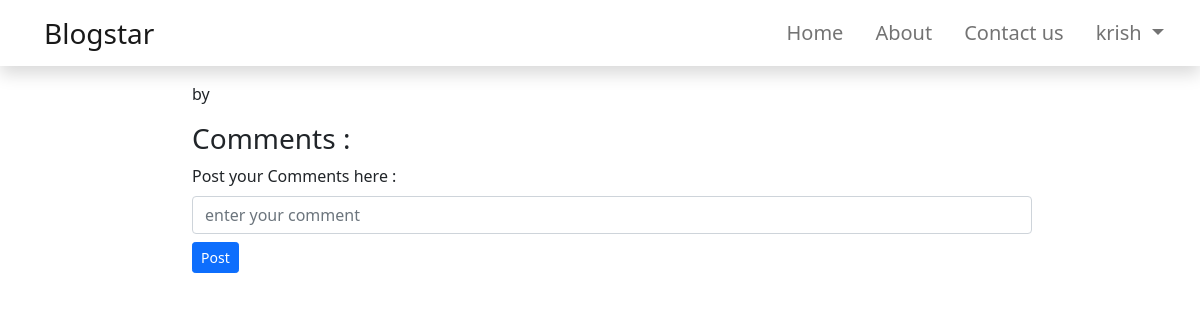
Page /bloghome/krishna/4 (signed in) on the earlier database version.
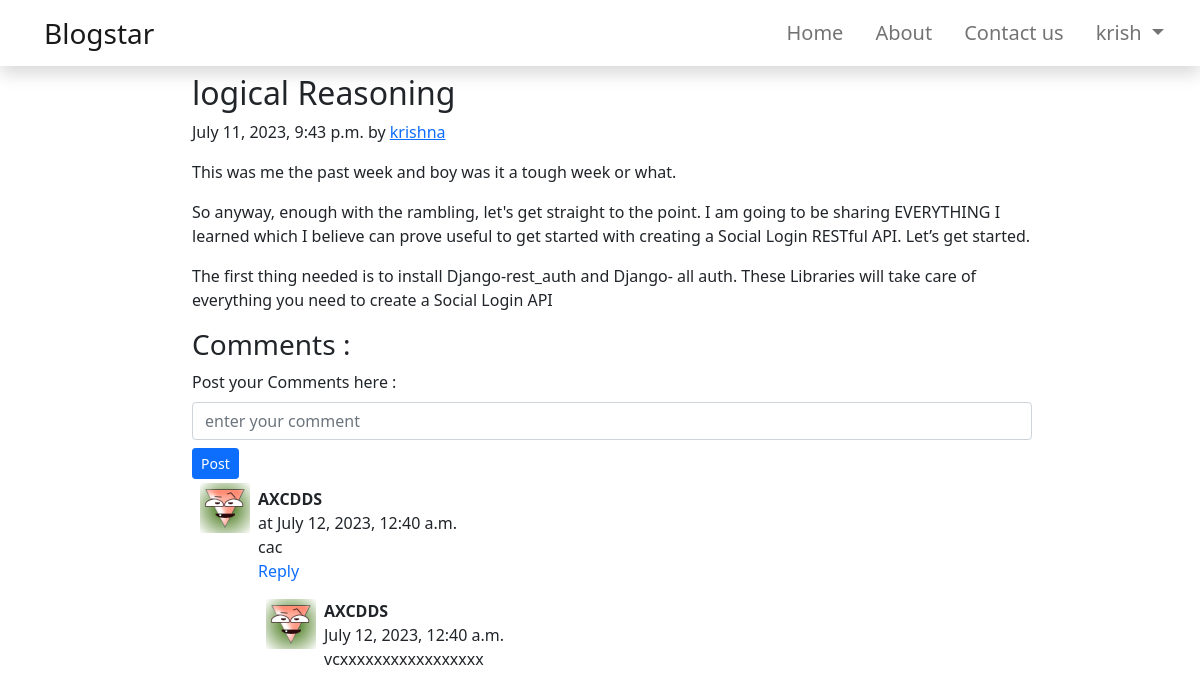
Same page on the later database version.
### blog/models.py (models this page shows, shortened)
class Blog(models.Model):
    TAGS_CHOICES = (
        ('Film & Animation', 'Film & Animation'),
        ('Autos & Vehicles','Autos & Vehicles'),
        ('Music','Music'),
        ('Pets & Animals','Pets & Animals'),
        ('Sports','Sports'),
        ('Travel & Events','Travel & Events'),
        ('Gaming','Gaming'),
        ('People & Blogs','People & Blogs'),
        ('Comedy','Comedy'),
        ('Entertainment','Entertainment'),
        ('News & Politics','News & Politics'),
        ('Howto & Style','Howto & Style'),
        ('Education','Education'),
        ('Science & Technology','Science & Technology'),
        ('Nonprofits & Activism','Nonprofits & Activism')
    )
    sno = models.AutoField(primary_key=True)
    user = models.CharField(max_length=50, blank=True)
    Title = models.CharField(max_length=50)
    content = RichTextField(blank=True, null=True)
    Time = models.DateTimeField(default=datetime.now)
    Tag = models.CharField(max_length=50, choices=TAGS_CHOICES, default='Web_Development')

class Comment(models.Model):
    Commentpost = models.ForeignKey(Blog, on_delete=models.CASCADE)
    comment =  models.TextField()
    Timestamp = models.DateTimeField(default=now)
    parent = models.ForeignKey('self',on_delete=models.CASCADE,null=True,blank=True,related_name='+')
    author = models.ForeignKey(User, on_delete=models.CASCADE)
    class Meta:
        ordering = ['-Timestamp']
    def __str__(self):
        return str(self.author) + ' comment ' + str(self.comment)

### blog/views.py (the view)
# urls.py: path('<str:user>/<int:pid>',views.blogPost,name='blogPost'),
@login_required
def blogPost(request, user, pid):
    post = Blog.objects.filter(user=user, sno=pid).first()
    comment = Comment.objects.filter(Commentpost=post, parent=None)
    replies = Comment.objects.filter(Commentpost=post).exclude(parent=None) #here we got whole replies whose parent
    replyDict = {}
    for rep in replies:
        if rep.parent.pk not in replyDict.keys():
            replyDict[rep.parent.pk] = [rep]
        else:
            replyDict[rep.parent.pk].append(rep)
    print(replyDict)
    context1 = {'post':post, 'comments':comment, 'replyDict':replyDict}
    return render(request, 'blogPost.html',context1)

### blog/templatetags/extras.py (called while the page is built)
@register.filter(name='get_val')
def get_val(dict, key):
    return dict.get(key)

### blog/templates/blogPost.html (shortened to what this page needs)
{% extends 'base.html' %}
{% load static %}
{% load extras %}
{% block body %}
<div class="head my-2">
    <article class="blog-post" style="user-select: auto;">
        <h2 class="blog-post-title" style="user-select: auto;">{{post.Title}}</h2>
        <p class="blog-post-meta" style="user-select: auto;">{{post.Time}} by <a href="{% url 'profile' user=post.user %}"
                style="user-select: auto;">{{post.user}}</a></p>
        <p style="user-select: auto;">{{post.content|safe}}</p>
    </article>
    <h3>
        Comments :
    </h3>
    <form action="{% url 'postcomments' %}" method="post">
        <div class="mb-2">
            <label for="exampleInputEmail1" class="form-label">Post your Comments here :</label>
            <input type="text" class="form-control" id="exampleInputEmail1" aria-describedby="emailHelp" name="content"
                placeholder="enter your comment">
        </div>
        <button type="submit" value="submit" class="btn btn-sm btn-primary">Post</button>
    </form>
    {% for comment in comments %}
    <div class="d-flex my-1">
        <div class="px-2"><img src="{% static 'user.png' %}" alt="" class="img-fluid"></div>
        <div class="w-75 p-1 px-0"><b>{{comment.author}}</b>
            <div class="size"> at
                {{comment.Timestamp}}</div>{{comment.comment}}<br>
            <a class="text-decoration-none px-0" data-bs-toggle="collapse" href="#collapseExample{{comment.pk}}"
                role="button" aria-expanded="false" aria-controls="collapseExample{{comment.pk}}">
                Reply
            </a>
            <div class="replies my-2 d-flex flex-column">
                {% for reply in replyDict|get_val:comment.pk %}
                <div class="d-flex my-2">
                    <div class="px-2">
                        <img class="img-fluid" src="{% static 'user.png' %}" alt="user">
                    </div>
                    <div class="">
                        <div class="">
                            <b> {{reply.author}} </b>
                            <div class="size">{{reply.Timestamp}} </div>
                            <div>{{reply.comment}}</div>
                        </div>
                        <br>
                    </div>
                </div>
                {% endfor %}
            </div>
        </div>
    </div>
    {% endfor %}
</div>
{% endblock body %}

Differences in the rows shown:
added Blog: Title "logical Reasoning", Time "July 11, 2023, 9:43 p.m.", user "krishna", content "This was me the past week and boy was it a tough week or what. So anyway, enough with the rambling, let's get straight to the point. I am going to be sharing EVERYTHING I learned which I believe can prove useful to get started with creating a Social Login RESTful API. Let’s get started. The first thing needed is to install Django-rest_auth and Django- all auth. These Libraries will take care of everything you need to create a Social Login API"
added Comment: author "AXCDDS", Timestamp "July 12, 2023, 12:40 a.m.", comment "cac", shown under "Comments :"
added Comment: author "AXCDDS", Timestamp "July 12, 2023, 12:40 a.m.", comment "vcxxxxxxxxxxxxxxxxx"
